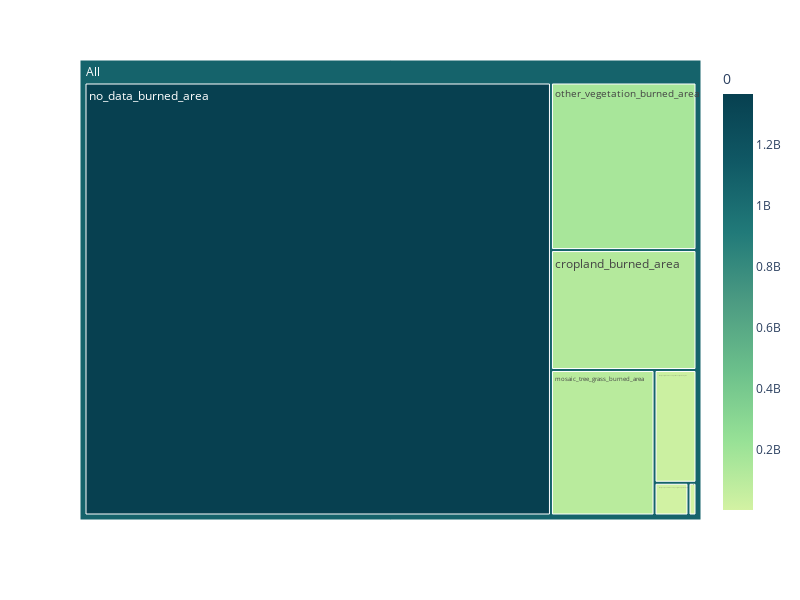

Here is the notebook cell this chart was saved with:
### Code cell
df_veg_group = df_test.groupby(by= 'year').sum().reset_index()
df_veg_group= df_veg_group.drop(columns= ['burned_area', 'year', 'lon', 'lat', 'standard_error', 'fraction_of_burnable_area', 'fraction_of_observed_area', 'number_of_patches'] )
df_veg_trans = df_veg_group.transpose().reset_index()
df_veg_trans = df_veg_trans[(df_veg_trans[0] != 0)]
fig = px.treemap(df_veg_trans, 
    path = [px.Constant('All'), 'index'], 
    color = 0, 
    color_continuous_scale='Emrld',
    values = 0,
    width = 800,
    height = 600)
fig.show()

### Figure 1 — Plotly figure (JSON) as saved in the notebook; plotly's stock layout.template omitted (floating-point values rounded to 4 significant figures)
{"data": [{"branchvalues": "total", "customdata": [[118000000.0], [1770933], [101855476], [1364907037], [164804129], [31984116], [7513045], [1070000000.0]], "domain": {"x": [0, 1], "y": [0, 1]}, "hovertemplate": "labels=%{label}<br>0_sum=%{value}<br>parent=%{parent}<br>id=%{id}<br>0=%{color}<extra></extra>", "ids": ["All/cropland_burned_area", "All/flooded_area_burned_area", "All/mosaic_tree_grass_burned_area", "All/no_data_burned_area", "All/other_vegetation_burned_area", "All/tree_cover_broadleaved_deciduous_burned_area", "All/tree_cover_needleleaved_evergreen_burned_area", "All"], "labels": ["cropland_burned_area", "flooded_area_burned_area", "mosaic_tree_grass_burned_area", "no_data_burned_area", "other_vegetation_burned_area", "tree_cover_broadleaved_deciduous_burned_area", "tree_cover_needleleaved_evergreen_burned_area", "All"], "marker": {"coloraxis": "coloraxis", "colors": [118000000.0, 1770933, 101855476, 1364907037, 164804129, 31984116, 7513045, 1070000000.0]}, "name": "", "parents": ["All", "All", "All", "All", "All", "All", "All", ""], "type": "treemap", "values": [117954845, 1770933, 101855476, 1364907037, 164804129, 31984116, 7513045, 1790789581]}], "layout": {"coloraxis": {"colorbar": {"title": {"text": "0"}}, "colorscale": [[0, "rgb(211, 242, 163)"], [0.1667, "rgb(151, 225, 150)"], [0.3333, "rgb(108, 192, 139)"], [0.5, "rgb(76, 155, 130)"], [0.6667, "rgb(33, 122, 121)"], [0.8333, "rgb(16, 89, 101)"], [1, "rgb(7, 64, 80)"]]}, "height": 600, "legend": {"tracegroupgap": 0}, "margin": {"t": 60}, "width": 800}}
